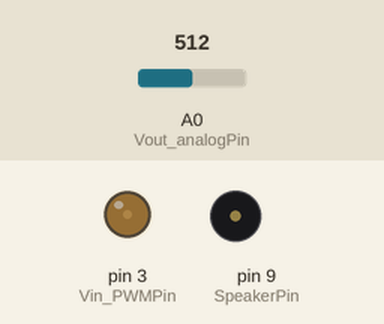
Recording of a sketch running on a simulated Arduino Uno, built with avr-gcc and run on an emulated ATmega328P. Shown: output pins drawn as LEDs (lit = HIGH), buzzer (waves = sounding). Inputs (shaded band) come from the test bench; at power-on: A0 (Vout_analogPin) = 512. What the sketch prints to the serial monitor is not drawn.

Above: at 1.2 s.
1.3 s: A0 (Vout_analogPin) set to 0
4.3 s: A0 (Vout_analogPin) set to 1023
At 5.4 s:
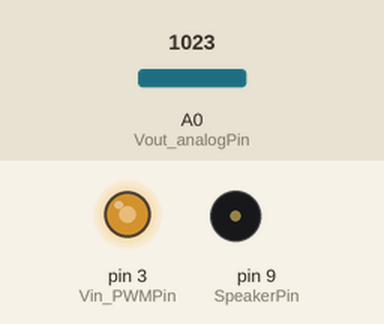
7.3 s: A0 (Vout_analogPin) set to 992
At 17.5 s:
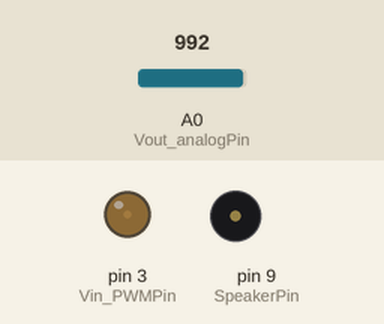
Timing chart, 0 to 71.8 s (numbered marks = the images above; inputs shaded):
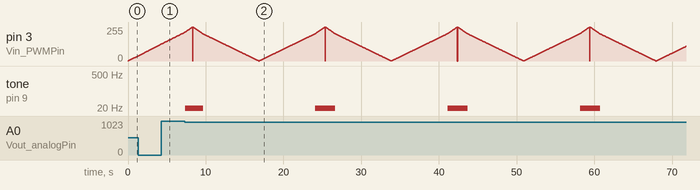

Measured:
- the behaviour switches between 1004 and 1003 on A0 (Vout_analogPin) (found by bisection; images 1 and 2)
- after the input at 4.3 s, tone on pin 9 (SpeakerPin): stays silent (without the input it goes to 1 Hz after 2.6 s)
- after the input at 7.3 s, tone on pin 9 (SpeakerPin): alternates 1 Hz for 2.6 s and silent for 14.4 s, starting after 0.05 s

The sketch:

Inductive_proximity_sensor_2.3.ino
```cpp
#include <util/delay.h>

const int Vin_PWMPin = 3;
const int Vout_analogPin = 0;
const int SpeakerPin = 9;

void setup() {
  Serial.begin(9600);
  pinMode(Vin_PWMPin, OUTPUT);
  pinMode(SpeakerPin, OUTPUT);
}

void loop() {

  int Vout_analog;
  float Vout;
  float Vin;
  float R1=987;
  float R2;
  float R2_normal;
  float dif;

  for(int f=0; f<256; f++)
  {
    Vin=f*5.0/256.0;
    analogWrite(Vin_PWMPin, f);
    Vout_analog = analogRead(Vout_analogPin);
    Vout=Vout_analog*Vin/1024.0;
    R2=(Vin/Vout-1)*R1;

    dif=R2_normal-R2;
    if(dif<0) dif=-dif;
    if(Vin>4&&dif>20)
    {
      Serial.println("The object is in range");
      tone(SpeakerPin, 1);
    }
    else
    {
      Serial.print("Vin: ");
      Serial.println(Vin);
      Serial.print("Vout: ");
      Serial.println(Vout);
      Serial.print("R2: ");
      Serial.println(R2);
      noTone(SpeakerPin);
    }
  }

  for(int f=256; f>0; f--)
  {
    Vin=f*5.0/256.0;
    analogWrite(Vin_PWMPin, f);
    Vout_analog = analogRead(Vout_analogPin);
    Vout=Vout_analog*Vin/1024.0;
    R2=(Vin/Vout-1)*R1;

    dif=R2_normal-R2;
    if(dif<0) dif=-dif;
    if(Vin>4&&dif>20)
    {
      Serial.println("The object is in range");
      tone(SpeakerPin, 1);
    }
    else
    {
      Serial.print("Vin: ");
      Serial.println(Vin);
      Serial.print("Vout: ");
      Serial.println(Vout);
      Serial.print("R2: ");
      Serial.println(R2);
      noTone(SpeakerPin);
    }
  }
}
```
